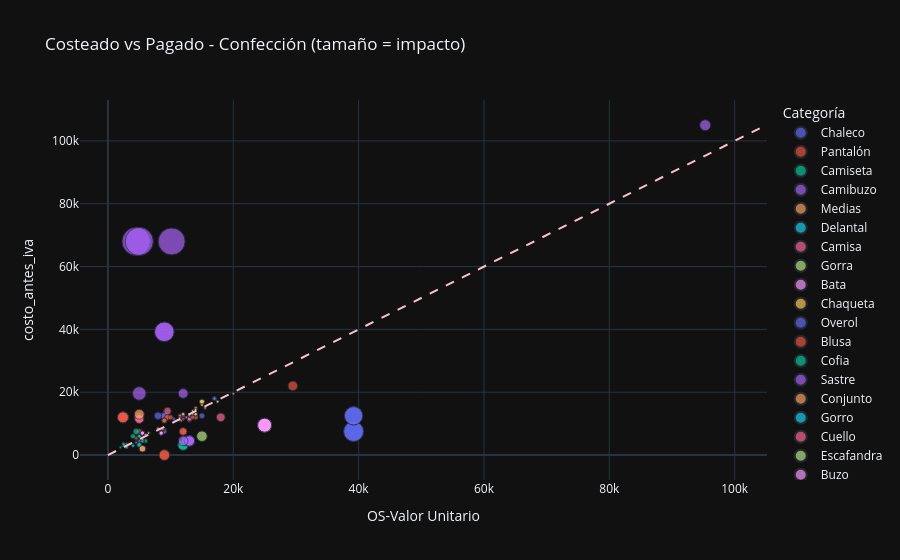

The code cell stored with this chart in its notebook:
### Code cell
# Filtramos el DF para obtener solo los datos de confección.
df_conf = df_costos[df_costos['Proceso Producción'] == 'Confección'].copy()

# Definimos una columna de estado para tener el contexto de qué significa cada punto en la gráfica.
df_conf['estado'] = df_conf.apply(
    lambda 
    x: 'Ahorro' 
    if x['OS-Valor Unitario'] < x['costo_antes_iva'] 
    else 'Sobrecosto',
    axis=1
)


fig_confe = px.scatter(
    df_conf,
    x='OS-Valor Unitario',
    y='costo_antes_iva',
    color='Categoría',
    template='plotly_dark',
    #color_discrete_map={'Ahorro': 'green', 'Sobrecosto': 'red'},
    size=abs(df_conf['costo_antes_iva'] - df_conf['OS-Valor Unitario']),
    title='Costeado vs Pagado - Confección (tamaño = impacto)'
)

min_val = min(df_conf['costo_antes_iva'].min(), df_conf['OS-Valor Unitario'].min())
max_val = max(df_conf['costo_antes_iva'].max(), df_conf['OS-Valor Unitario'].max())

fig_confe.add_shape(
    type="line",
    x0=min_val, y0=min_val,
    x1=max_val, y1=max_val,
    line=dict(color="pink", dash="dash")
)

fig_confe.show()

### Figure 1 — Plotly figure (JSON) as saved in the notebook; plotly's stock layout.template omitted (floating-point values rounded to 4 significant figures)
{"data": [{"hovertemplate": "Categoría=Chaleco<br>OS-Valor Unitario=%{x}<br>costo_antes_iva=%{y}<br>size=%{marker.size}<extra></extra>", "legendgroup": "Chaleco", "marker": {"color": "#636efa", "size": [31700.0, 31700.0, 26700.0, 26700.0, 1300.0, 1500.0, 1500.0, 2500.0, 1800.0, 500.0, 500.0, 0.0, 500.0, 500.0, 500.0, 500.0, 500.0, 3500.0, 3500.0, 4500.0, 1000.0], "sizemode": "area", "sizeref": 158.8, "symbol": "circle"}, "mode": "markers", "name": "Chaleco", "orientation": "v", "showlegend": true, "type": "scatter", "x": [39200.0, 39200.0, 39200.0, 39200.0, 13800.0, 9000.0, 9000.0, 15000.0, 13000.0, 13000.0, 13000.0, 13000.0, 12000.0, 12000.0, 12000.0, 12000.0, 12000.0, 9000.0, 9000.0, 8000.0, 10500.0], "xaxis": "x", "y": [7500.0, 7500.0, 12500.0, 12500.0, 12500.0, 7500.0, 7500.0, 12500.0, 11200.0, 12500.0, 12500.0, 13000.0, 12500.0, 12500.0, 12500.0, 12500.0, 12500.0, 12500.0, 12500.0, 12500.0, 11500.0], "yaxis": "y"}, {"hovertemplate": "Categoría=Pantalón<br>OS-Valor Unitario=%{x}<br>costo_antes_iva=%{y}<br>size=%{marker.size}<extra></extra>", "legendgroup": "Pantalón", "marker": {"color": "#EF553B", "size": [649.6, 9000.0, 9000.0, 892.8, 708.3, 666.3, 4500.0, 4500.0, 550.0, 550.0, 7500.0, 500.0, 4500.0, 700.0, 1000.0, 500.0, 1000.0, 500.0, 1000.0, 2000.0, 500.0, 500.0, 700.0, 0.0, 0.0, 0.0, 0.0, 0.0, 0.0, 0.0, 0.0, 0.0, 0.0, 0.0, 500.0, 2500.0, 1000.0, 2000.0, 2000.0, 2500.0, 2500.0, 2000.0, 2000.0, 2000.0], "sizemode": "area", "sizeref": 158.8, "symbol": "circle"}, "mode": "markers", "name": "Pantalón", "orientation": "v", "showlegend": true, "type": "scatter", "x": [8838.0, 9000.0, 9000.0, 9036.0, 8833.0, 8833.0, 12000.0, 12000.0, 8750.0, 8750.0, 29500.0, 11500.0, 12000.0, 11700.0, 5500.0, 5000.0, 5500.0, 5000.0, 5500.0, 14000.0, 5000.0, 11500.0, 11700.0, 12000.0, 11000.0, 5000.0, 5000.0, 9000.0, 5000.0, 5000.0, 11000.0, 10000.0, 10000.0, 10000.0, 4500.0, 9500.0, 4500.0, 9000.0, 9000.0, 9500.0, 5000.0, 9000.0, 9000.0, 10000.0], "xaxis": "x", "y": [8188.0, 0.0, 0.0, 8143.0, 8125.0, 8167.0, 7500.0, 7500.0, 8200.0, 8200.0, 22000.0, 11000.0, 7500.0, 11000.0, 4500.0, 4500.0, 4500.0, 4500.0, 4500.0, 12000.0, 4500.0, 11000.0, 11000.0, 12000.0, 11000.0, 5000.0, 5000.0, 9000.0, 5000.0, 5000.0, 11000.0, 10000.0, 10000.0, 10000.0, 5000.0, 12000.0, 5500.0, 11000.0, 11000.0, 12000.0, 7500.0, 11000.0, 11000.0, 12000.0], "yaxis": "y"}, {"hovertemplate": "Categoría=Camiseta<br>OS-Valor Unitario=%{x}<br>costo_antes_iva=%{y}<br>size=%{marker.size}<extra></extra>", "legendgroup": "Camiseta", "marker": {"color": "#00cc96", "size": [1000.0, 1000.0, 500.0, 8800.0, 8800.0, 500.0, 500.0, 8000.0, 500.0, 500.0, 500.0, 1500.0, 500.0, 1000.0, 1000.0, 1000.0, 500.0, 1800.0, 1800.0, 500.0, 500.0, 500.0, 500.0, 1000.0, 1000.0, 500.0, 500.0, 500.0, 500.0, 500.0, 500.0, 0.0, 0.0, 0.0, 1000.0, 1000.0, 1000.0, 1000.0, 1000.0, 2000.0, 3000.0], "sizemode": "area", "sizeref": 158.8, "symbol": "circle"}, "mode": "markers", "name": "Camiseta", "orientation": "v", "showlegend": true, "type": "scatter", "x": [5000.0, 5000.0, 5000.0, 12000.0, 12000.0, 5000.0, 5500.0, 12500.0, 5000.0, 5000.0, 5000.0, 6000.0, 5000.0, 5500.0, 5500.0, 5500.0, 5000.0, 5000.0, 5000.0, 5000.0, 5000.0, 5000.0, 5000.0, 5500.0, 5500.0, 5000.0, 5000.0, 5000.0, 5000.0, 5000.0, 5000.0, 5000.0, 5000.0, 5000.0, 5000.0, 5000.0, 5000.0, 5000.0, 5000.0, 4000.0, 4500.0], "xaxis": "x", "y": [4000.0, 4000.0, 4500.0, 3200.0, 3200.0, 4500.0, 5000.0, 4500.0, 4500.0, 4500.0, 4500.0, 4500.0, 4500.0, 4500.0, 4500.0, 4500.0, 4500.0, 3200.0, 3200.0, 4500.0, 4500.0, 4500.0, 4500.0, 4500.0, 4500.0, 4500.0, 4500.0, 4500.0, 4500.0, 4500.0, 4500.0, 5000.0, 5000.0, 5000.0, 6000.0, 6000.0, 6000.0, 6000.0, 6000.0, 6000.0, 7500.0], "yaxis": "y"}, {"hovertemplate": "Categoría=Camibuzo<br>OS-Valor Unitario=%{x}<br>costo_antes_iva=%{y}<br>size=%{marker.size}<extra></extra>", "legendgroup": "Camibuzo", "marker": {"color": "#ab63fa", "size": [500.0, 500.0, 500.0, 8500.0, 8500.0, 8500.0, 8500.0, 8500.0, 8500.0, 7500.0, 500.0, 500.0, 500.0, 500.0, 500.0, 500.0], "sizemode": "area", "sizeref": 158.8, "symbol": "circle"}, "mode": "markers", "name": "Camibuzo", "orientation": "v", "showlegend": true, "type": "scatter", "x": [5000.0, 5000.0, 5000.0, 13000.0, 13000.0, 13000.0, 13000.0, 13000.0, 13000.0, 12000.0, 5000.0, 5000.0, 5000.0, 5000.0, 5000.0, 5000.0], "xaxis": "x", "y": [4500.0, 4500.0, 4500.0, 4500.0, 4500.0, 4500.0, 4500.0, 4500.0, 4500.0, 4500.0, 4500.0, 4500.0, 4500.0, 4500.0, 4500.0, 4500.0], "yaxis": "y"}, {"hovertemplate": "Categoría=Medias<br>OS-Valor Unitario=%{x}<br>costo_antes_iva=%{y}<br>size=%{marker.size}<extra></extra>", "legendgroup": "Medias", "marker": {"color": "#FFA15A", "size": [3500.0, 3500.0, 500.0], "sizemode": "area", "sizeref": 158.8, "symbol": "circle"}, "mode": "markers", "name": "Medias", "orientation": "v", "showlegend": true, "type": "scatter", "x": [5500.0, 5500.0, 5500.0], "xaxis": "x", "y": [2000.0, 2000.0, 5000.0], "yaxis": "y"}, {"hovertemplate": "Categoría=Delantal<br>OS-Valor Unitario=%{x}<br>costo_antes_iva=%{y}<br>size=%{marker.size}<extra></extra>", "legendgroup": "Delantal", "marker": {"color": "#19d3f3", "size": [1000.0, 500.0, 0.0, 0.0, 0.0, 500.0, 500.0], "sizemode": "area", "sizeref": 158.8, "symbol": "circle"}, "mode": "markers", "name": "Delantal", "orientation": "v", "showlegend": true, "type": "scatter", "x": [4000.0, 4500.0, 3000.0, 3000.0, 2500.0, 2500.0, 2500.0], "xaxis": "x", "y": [3000.0, 4000.0, 3000.0, 3000.0, 2500.0, 3000.0, 3000.0], "yaxis": "y"}, {"hovertemplate": "Categoría=Camisa<br>OS-Valor Unitario=%{x}<br>costo_antes_iva=%{y}<br>size=%{marker.size}<extra></extra>", "legendgroup": "Camisa", "marker": {"color": "#FF6692", "size": [6000.0, 500.0, 500.0, 1000.0, 1500.0, 1500.0, 500.0, 1000.0, 1500.0, 1500.0, 1500.0, 1500.0, 500.0, 500.0, 500.0, 500.0, 500.0, 500.0, 500.0, 500.0, 500.0, 500.0, 500.0, 0.0, 0.0, 0.0, 0.0, 0.0, 0.0, 0.0, 0.0, 0.0, 0.0, 0.0, 0.0, 0.0, 500.0, 500.0, 500.0, 500.0, 500.0, 500.0, 500.0, 500.0, 500.0, 1000.0, 4500.0, 7000.0, 9600.0, 9600.0, 1000.0, 6500.0, 6500.0], "sizemode": "area", "sizeref": 158.8, "symbol": "circle"}, "mode": "markers", "name": "Camisa", "orientation": "v", "showlegend": true, "type": "scatter", "x": [18000.0, 12000.0, 12000.0, 13000.0, 13000.0, 13000.0, 13000.0, 13000.0, 13000.0, 13000.0, 8500.0, 8500.0, 12500.0, 13000.0, 13000.0, 13000.0, 13000.0, 12500.0, 12000.0, 12000.0, 12500.0, 13000.0, 13000.0, 13500.0, 12500.0, 14000.0, 12000.0, 5500.0, 5500.0, 12500.0, 12000.0, 12500.0, 12500.0, 12500.0, 12500.0, 14000.0, 11500.0, 11500.0, 11500.0, 12000.0, 12000.0, 12000.0, 12000.0, 12000.0, 11500.0, 11500.0, 9500.0, 5000.0, 2400.0, 2400.0, 11500.0, 5000.0, 5000.0], "xaxis": "x", "y": [12000.0, 11500.0, 11500.0, 12000.0, 11500.0, 11500.0, 12500.0, 12000.0, 11500.0, 11500.0, 7000.0, 7000.0, 12000.0, 12500.0, 12500.0, 12500.0, 12500.0, 12000.0, 11500.0, 11500.0, 12000.0, 12500.0, 12500.0, 13500.0, 12500.0, 14000.0, 12000.0, 5500.0, 5500.0, 12500.0, 12000.0, 12500.0, 12500.0, 12500.0, 12500.0, 14000.0, 12000.0, 12000.0, 12000.0, 12500.0, 12500.0, 12500.0, 12500.0, 12500.0, 12000.0, 12500.0, 14000.0, 12000.0, 12000.0, 12000.0, 12500.0, 11500.0, 11500.0], "yaxis": "y"}, {"hovertemplate": "Categoría=Gorra<br>OS-Valor Unitario=%{x}<br>costo_antes_iva=%{y}<br>size=%{marker.size}<extra></extra>", "legendgroup": "Gorra", "marker": {"color": "#B6E880", "size": [9000.0, 500.0, 500.0, 500.0], "sizemode": "area", "sizeref": 158.8, "symbol": "circle"}, "mode": "markers", "name": "Gorra", "orientation": "v", "showlegend": true, "type": "scatter", "x": [15000.0, 6500.0, 6500.0, 6000.0], "xaxis": "x", "y": [6000.0, 7000.0, 7000.0, 6500.0], "yaxis": "y"}, {"hovertemplate": "Categoría=Bata<br>OS-Valor Unitario=%{x}<br>costo_antes_iva=%{y}<br>size=%{marker.size}<extra></extra>", "legendgroup": "Bata", "marker": {"color": "#FF97FF", "size": [15500.0, 15500.0, 1500.0, 15500.0, 15500.0, 1500.0, 0.0, 0.0, 500.0, 500.0], "sizemode": "area", "sizeref": 158.8, "symbol": "circle"}, "mode": "markers", "name": "Bata", "orientation": "v", "showlegend": true, "type": "scatter", "x": [25000.0, 25000.0, 8500.0, 25000.0, 25000.0, 8500.0, 9500.0, 9500.0, 8000.0, 8000.0], "xaxis": "x", "y": [9500.0, 9500.0, 7000.0, 9500.0, 9500.0, 7000.0, 9500.0, 9500.0, 8500.0, 8500.0], "yaxis": "y"}, {"hovertemplate": "Categoría=Chaqueta<br>OS-Valor Unitario=%{x}<br>costo_antes_iva=%{y}<br>size=%{marker.size}<extra></extra>", "legendgroup": "Chaqueta", "marker": {"color": "#FECB52", "size": [500.0, 500.0, 500.0, 500.0, 1000.0, 1000.0, 500.0, 500.0, 500.0, 500.0, 500.0, 0.0, 0.0, 0.0, 0.0, 0.0, 0.0, 0.0, 0.0, 1000.0, 2000.0, 500.0, 500.0, 500.0, 500.0, 1000.0, 2000.0, 1000.0], "sizemode": "area", "sizeref": 158.8, "symbol": "circle"}, "mode": "markers", "name": "Chaqueta", "orientation": "v", "showlegend": true, "type": "scatter", "x": [15500.0, 15500.0, 13500.0, 20000.0, 14000.0, 14000.0, 17500.0, 17500.0, 17500.0, 17500.0, 17500.0, 20000.0, 15000.0, 15000.0, 15000.0, 15000.0, 20000.0, 23500.0, 16000.0, 14000.0, 15000.0, 13500.0, 13500.0, 14000.0, 14000.0, 15000.0, 15000.0, 17000.0], "xaxis": "x", "y": [15000.0, 15000.0, 13000.0, 19500.0, 13000.0, 13000.0, 17000.0, 17000.0, 17000.0, 17000.0, 17000.0, 20000.0, 15000.0, 15000.0, 15000.0, 15000.0, 20000.0, 23500.0, 16000.0, 15000.0, 17000.0, 14000.0, 14000.0, 14500.0, 14500.0, 16000.0, 17000.0, 18000.0], "yaxis": "y"}, {"hovertemplate": "Categoría=Overol<br>OS-Valor Unitario=%{x}<br>costo_antes_iva=%{y}<br>size=%{marker.size}<extra></extra>", "legendgroup": "Overol", "marker": {"color": "#636efa", "size": [500.0, 0.0, 0.0, 1000.0, 1000.0, 1000.0, 1000.0], "sizemode": "area", "sizeref": 158.8, "symbol": "circle"}, "mode": "markers", "name": "Overol", "orientation": "v", "showlegend": true, "type": "scatter", "x": [13000.0, 15000.0, 15000.0, 17000.0, 17000.0, 17000.0, 17000.0], "xaxis": "x", "y": [12500.0, 15000.0, 15000.0, 18000.0, 18000.0, 18000.0, 18000.0], "yaxis": "y"}, {"hovertemplate": "Categoría=Blusa<br>OS-Valor Unitario=%{x}<br>costo_antes_iva=%{y}<br>size=%{marker.size}<extra></extra>", "legendgroup": "Blusa", "marker": {"color": "#EF553B", "size": [500.0, 500.0, 1500.0, 0.0, 0.0, 0.0, 0.0, 500.0, 9600.0, 9600.0], "sizemode": "area", "sizeref": 158.8, "symbol": "circle"}, "mode": "markers", "name": "Blusa", "orientation": "v", "showlegend": true, "type": "scatter", "x": [12000.0, 12000.0, 13500.0, 5500.0, 5500.0, 11500.0, 11500.0, 11500.0, 2400.0, 2400.0], "xaxis": "x", "y": [11500.0, 11500.0, 12000.0, 5500.0, 5500.0, 11500.0, 11500.0, 12000.0, 12000.0, 12000.0], "yaxis": "y"}, {"hovertemplate": "Categoría=Cofia<br>OS-Valor Unitario=%{x}<br>costo_antes_iva=%{y}<br>size=%{marker.size}<extra></extra>", "legendgroup": "Cofia", "marker": {"color": "#00cc96", "size": [500.0, 500.0, 500.0, 500.0, 500.0, 500.0, 500.0, 500.0, 500.0, 500.0, 0.0, 0.0, 0.0, 0.0, 500.0], "sizemode": "area", "sizeref": 158.8, "symbol": "circle"}, "mode": "markers", "name": "Cofia", "orientation": "v", "showlegend": true, "type": "scatter", "x": [3000.0, 3000.0, 3000.0, 3000.0, 3000.0, 3000.0, 3000.0, 3000.0, 3000.0, 3000.0, 2500.0, 2500.0, 1500.0, 1500.0, 2000.0], "xaxis": "x", "y": [2500.0, 2500.0, 2500.0, 2500.0, 2500.0, 2500.0, 2500.0, 2500.0, 2500.0, 2500.0, 2500.0, 2500.0, 1500.0, 1500.0, 2500.0], "yaxis": "y"}, {"hovertemplate": "Categoría=Sastre<br>OS-Valor Unitario=%{x}<br>costo_antes_iva=%{y}<br>size=%{marker.size}<extra></extra>", "legendgroup": "Sastre", "marker": {"color": "#ab63fa", "size": [10.0, 10.0, 20.0, 20.0, 7610.0, 9700.0, 63500.0, 14610.0, 30220.0, 30220.0, 57830.0, 63000.0], "sizemode": "area", "sizeref": 158.8, "symbol": "circle"}, "mode": "markers", "name": "Sastre", "orientation": "v", "showlegend": true, "type": "scatter", "x": [19600.0, 19600.0, 39200.0, 39200.0, 12000.0, 95300.0, 4500.0, 5000.0, 9000.0, 9000.0, 10170.0, 5000.0], "xaxis": "x", "y": [19610.0, 19610.0, 39220.0, 39220.0, 19610.0, 105000.0, 68000.0, 19610.0, 39220.0, 39220.0, 68000.0, 68000.0], "yaxis": "y"}, {"hovertemplate": "Categoría=Conjunto<br>OS-Valor Unitario=%{x}<br>costo_antes_iva=%{y}<br>size=%{marker.size}<extra></extra>", "legendgroup": "Conjunto", "marker": {"color": "#FFA15A", "size": [1000.0, 1000.0, 1000.0, 8000.0], "sizemode": "area", "sizeref": 158.8, "symbol": "circle"}, "mode": "markers", "name": "Conjunto", "orientation": "v", "showlegend": true, "type": "scatter", "x": [12000.0, 12000.0, 12000.0, 5000.0], "xaxis": "x", "y": [13000.0, 13000.0, 13000.0, 13000.0], "yaxis": "y"}, {"hovertemplate": "Categoría=Gorro<br>OS-Valor Unitario=%{x}<br>costo_antes_iva=%{y}<br>size=%{marker.size}<extra></extra>", "legendgroup": "Gorro", "marker": {"color": "#19d3f3", "size": [1000.0, 500.0], "sizemode": "area", "sizeref": 158.8, "symbol": "circle"}, "mode": "markers", "name": "Gorro", "orientation": "v", "showlegend": true, "type": "scatter", "x": [2500.0, 3000.0], "xaxis": "x", "y": [3500.0, 3500.0], "yaxis": "y"}, {"hovertemplate": "Categoría=Cuello<br>OS-Valor Unitario=%{x}<br>costo_antes_iva=%{y}<br>size=%{marker.size}<extra></extra>", "legendgroup": "Cuello", "marker": {"color": "#FF6692", "size": [500.0], "sizemode": "area", "sizeref": 158.8, "symbol": "circle"}, "mode": "markers", "name": "Cuello", "orientation": "v", "showlegend": true, "type": "scatter", "x": [6000.0], "xaxis": "x", "y": [6500.0], "yaxis": "y"}, {"hovertemplate": "Categoría=Escafandra<br>OS-Valor Unitario=%{x}<br>costo_antes_iva=%{y}<br>size=%{marker.size}<extra></extra>", "legendgroup": "Escafandra", "marker": {"color": "#B6E880", "size": [100.0, 100.0, 100.0, 100.0, 100.0], "sizemode": "area", "sizeref": 158.8, "symbol": "circle"}, "mode": "markers", "name": "Escafandra", "orientation": "v", "showlegend": true, "type": "scatter", "x": [2900.0, 2900.0, 2900.0, 2900.0, 2900.0], "xaxis": "x", "y": [3000.0, 3000.0, 3000.0, 3000.0, 3000.0], "yaxis": "y"}, {"hovertemplate": "Categoría=Buzo<br>OS-Valor Unitario=%{x}<br>costo_antes_iva=%{y}<br>size=%{marker.size}<extra></extra>", "legendgroup": "Buzo", "marker": {"color": "#FF97FF", "size": [1500.0, 1500.0, 1500.0], "sizemode": "area", "sizeref": 158.8, "symbol": "circle"}, "mode": "markers", "name": "Buzo", "orientation": "v", "showlegend": true, "type": "scatter", "x": [5500.0, 5500.0, 5500.0], "xaxis": "x", "y": [7000.0, 7000.0, 7000.0], "yaxis": "y"}], "layout": {"legend": {"itemsizing": "constant", "title": {"text": "Categoría"}, "tracegroupgap": 0}, "shapes": [{"line": {"color": "pink", "dash": "dash"}, "type": "line", "x0": 0, "x1": 105000, "y0": 0, "y1": 105000}], "title": {"text": "Costeado vs Pagado - Confección (tamaño = impacto)"}, "xaxis": {"anchor": "y", "domain": [0, 1], "title": {"text": "OS-Valor Unitario"}}, "yaxis": {"anchor": "x", "domain": [0, 1], "title": {"text": "costo_antes_iva"}}}}
